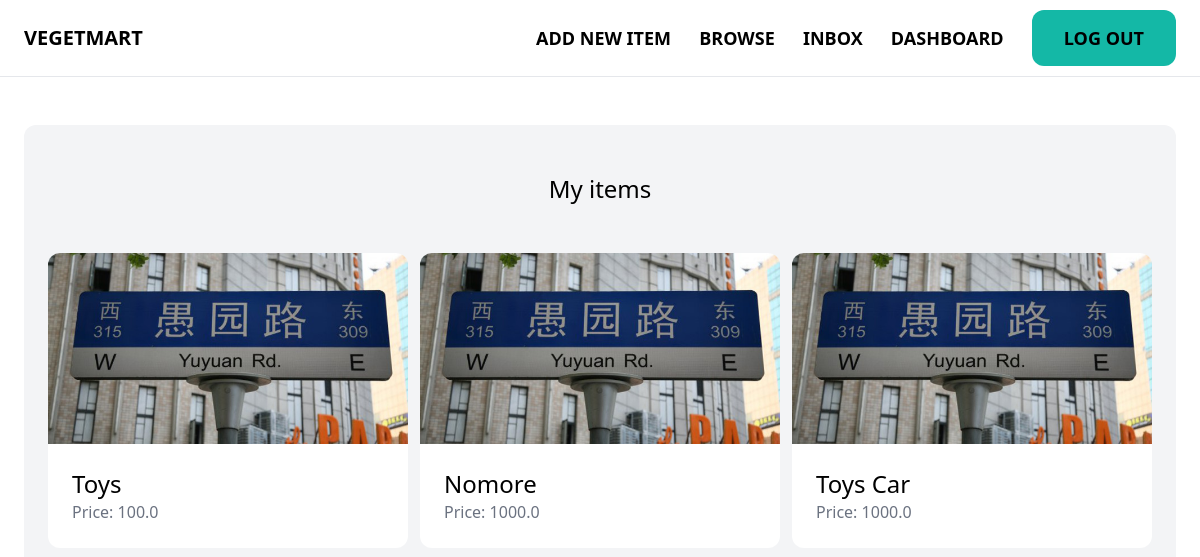
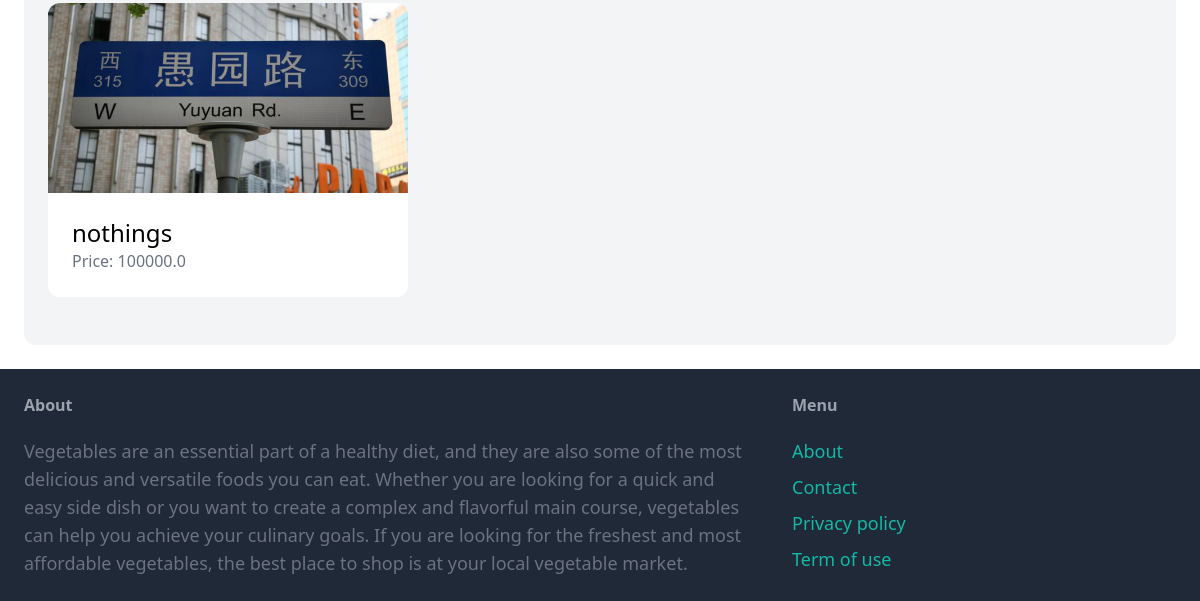
Page /dashboard/ (signed in) on the earlier database version (2 pictures, top to bottom).
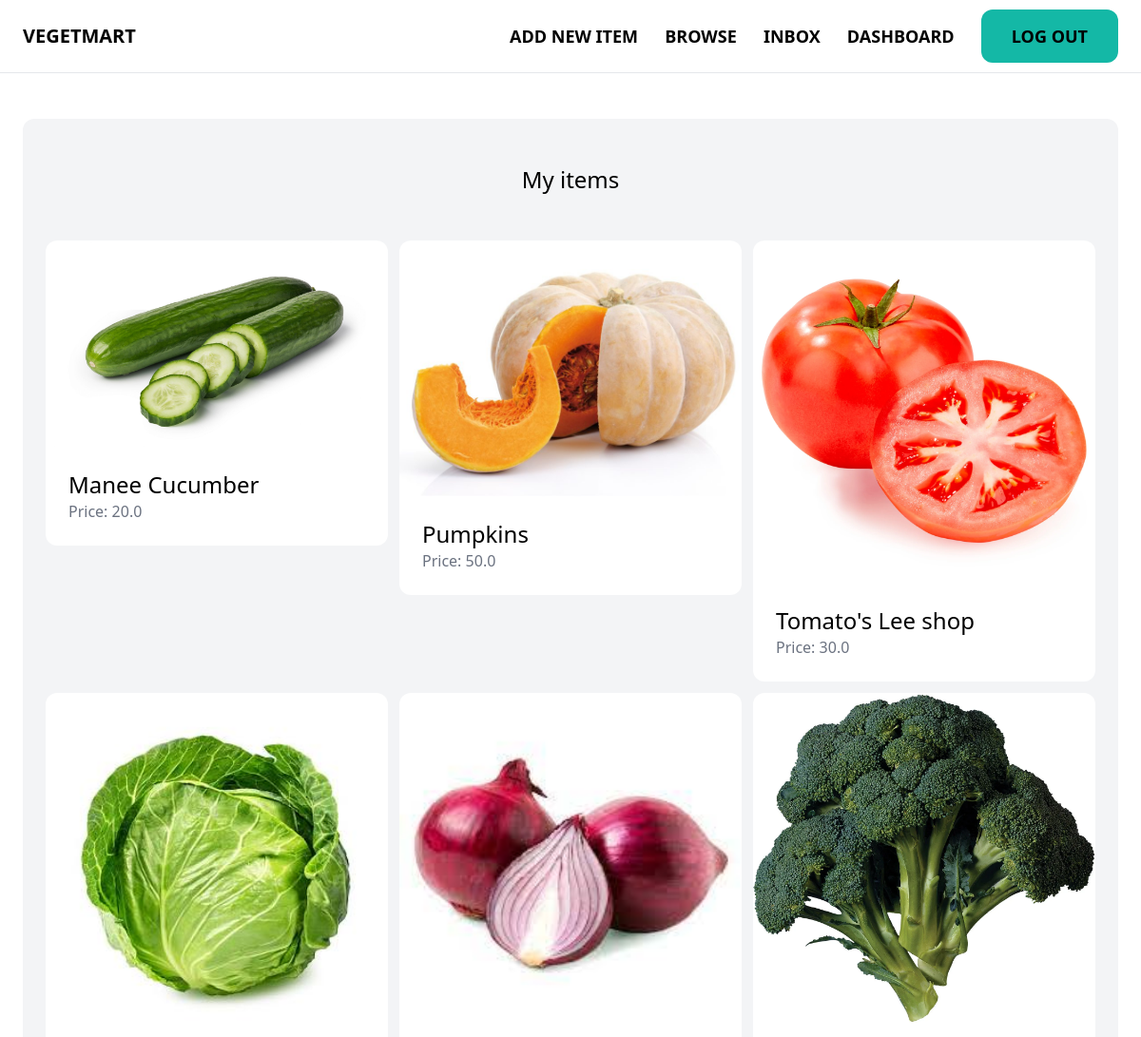
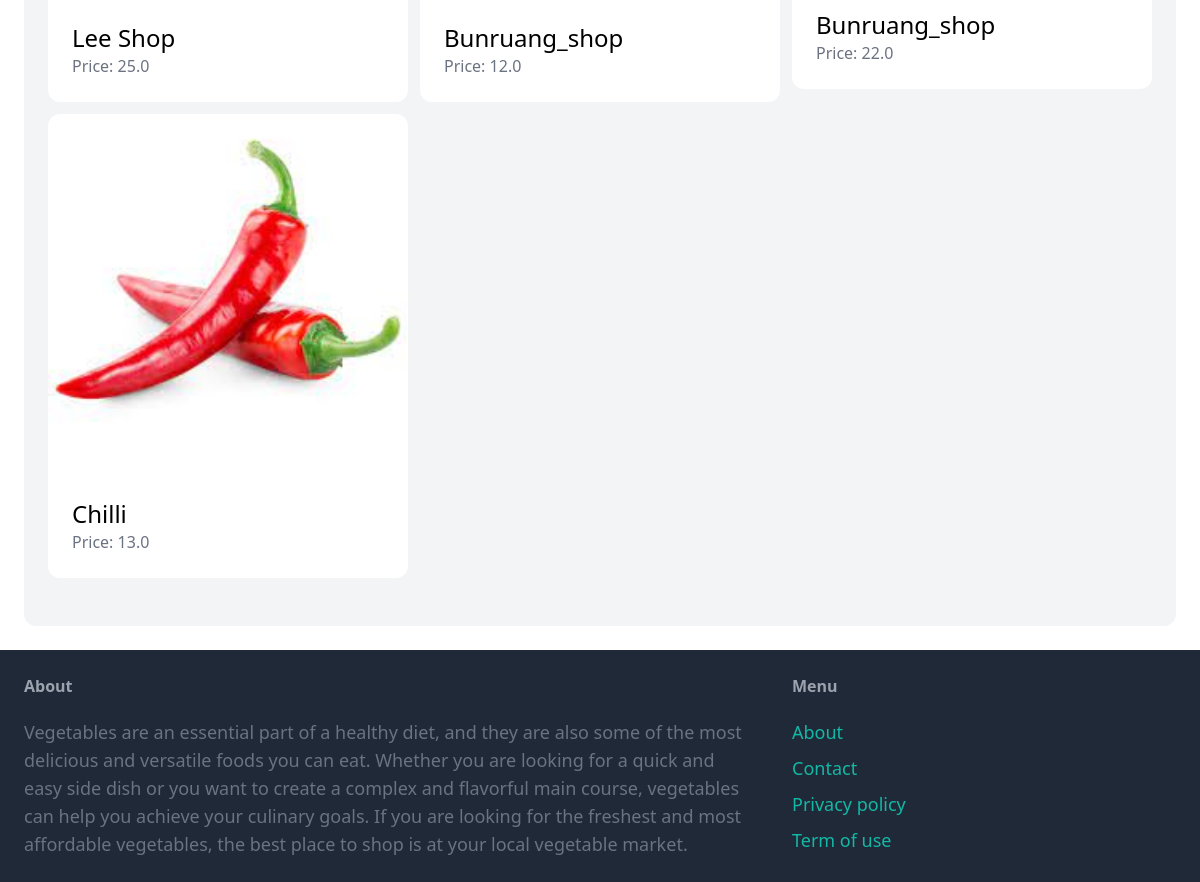
Same page on the later database version (2 pictures, top to bottom).
### item/models.py (models this page shows, shortened)
class Item(models.Model):
    category = models.ForeignKey(Category, related_name='item', on_delete=models.CASCADE)
    name = models.CharField(max_length=255)
    description = models.TextField(blank=True, null=True)
    price = models.FloatField()
    image = models.ImageField(upload_to='item_images', blank=True, null=True) # need config to setting.py UPLOAD
    is_sold = models.BooleanField(default=False)
    created_by = models.ForeignKey(User, related_name='items', on_delete=models.CASCADE)
    created_at = models.DateTimeField(auto_created=True, auto_now_add=True)

### dashboard/views.py (the view)
# urls.py: path('', views.index, name='index'),
@login_required
def index(request):
    items = Item.objects.filter(created_by=request.user)
    return render(request, 'dashboard/index.html', {
        'items':items,
    })

### dashboard/templates/dashboard/index.html (shortened to what this page needs)
{% extends 'core/base.html' %}
{% block content %}
    <div class="mt-6 px-6 py-12 bg-gray-100 rounded-xl">
        <h2 class="mb-12 text-2xl text-center">My items</h2>
        <div class="grid grid-cols-3 gap-3">
            {% for item in items %}
                <div>
                    <a href="{% url 'item:detail' item.id %}">
                        <div>
                            <img src="{{ item.image.url }}" class="w-full rounded-t-xl">
                        </div>
                        <div class="p-6 bg-white rounded-b-xl">
                            <h2 class="text-2xl">{{ item.name }}</h2>
                            <p class="text-gray-500">Price: {{ item.price }}</p>
                        </div>
                    </a>
                </div>
            {% endfor %}
        </div>
    </div>
{% endblock %}

### core/templates/core/base.html (shortened to what this page needs)
<!doctype html>
<html>
    <head>
        <script src="https://cdn.tailwindcss.com"></script>
    </head>
    <body>
        <nav class="py-6 px-6 flex justify-between items-center border-b border-gray-200" >
            <a href="/" class="text-xl font-semibold">VEGETMART</a>
            <div class="hidden w-full md:block md:w-auto space-x-6 " id="navbar-default">
                {% if request.user.is_authenticated %}
                    <a href="{% url 'item:new' %}"            class="text-lg font-semibold hover:text-gray-500 md:hover:bg-transparent">ADD NEW ITEM</a>
                    <a href="{% url 'item:items' %}"          class="text-lg font-semibold hover:text-gray-500 md:hover:bg-transparent">BROWSE</a>
                    <a href="{% url 'conversations:inbox' %}" class="text-lg font-semibold hover:text-gray-500 md:hover:bg-transparent">INBOX</a>
                    <a href="{% url 'dashboard:index' %}"     class="text-lg font-semibold hover:text-gray-500 md:hover:bg-transparent">DASHBOARD</a>
                    <a href="{% url 'core:logout' %}"         class="px-8 py-4 text-lg font-semibold bg-teal-500 rounded-xl hover:bg-teal-700">LOG OUT</a>
                {% endif %}
            </div>
        </nav>
        <div class="px-6 py-6">
            {% block content %}
            {% endblock %}
        </div>
    </body>
    <footer class="py-6 px-6 flex justify-between bg-gray-800">
        <div class="w-2/3 pr-10">
            <h3 class="mb-5 font-semibold text-gray-400">About</h3>
            <p class="text-lg text-gray-500">Vegetables are an essential part of a healthy diet, and they are also some of the most delicious and versatile foods you can eat. Whether you are looking for a quick and easy side dish or you want to create a complex and flavorful main course, vegetables can help you achieve your culinary goals.
                If you are looking for the freshest and most affordable vegetables, the best place to shop is at your local vegetable market.
            </p>
        </div>
        <div class="w-1/3">
            <h3 class="mb-5 font-semibold text-gray-400">Menu</h3>
            <ul class="space-y-2">
                <li><a href="#" class="text-lg text-teal-500 hover:text-teal-700">About</a></li>
                <li><a href="{% url 'core:contact' %}" class="text-lg text-teal-500 hover:text-teal-700">Contact</a></li>
                <li><a href="#" class="text-lg text-teal-500 hover:text-teal-700">Privacy policy</a></li>
                <li><a href="#" class="text-lg text-teal-500 hover:text-teal-700">Term of use</a></li>
            </ul>
        </div>
    </footer>
</html>

Differences in the rows shown:
removed Item: image (picture), name "Toys", price "100.0"
removed Item: image (picture), name "Nomore", price "1000.0"
removed Item: image (picture), name "Toys Car", price "1000.0"
removed Item: image (picture), name "nothings", price "100000.0"
added Item: image (picture), name "Manee Cucumber", price "20.0"
added Item: image (picture), name "Pumpkins", price "50.0"
added Item: image (picture), name "Tomato's Lee shop", price "30.0"
added Item: image (picture), name "Lee Shop", price "25.0"
added Item: image (picture), name "Bunruang_shop", price "12.0"
added Item: image (picture), name "Bunruang_shop", price "22.0"
added Item: image (picture), name "Chilli", price "13.0"
